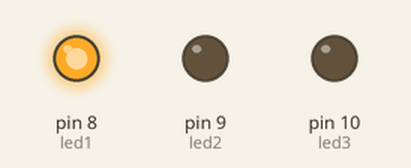
The sketch below on a simulated Arduino Uno, built with avr-gcc and run on an emulated ATmega328P. On the bench: output pins drawn as LEDs (lit = HIGH).

Above: at 0.2 s.
At 0.7 s:
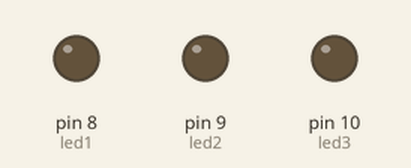
At 1.2 s:
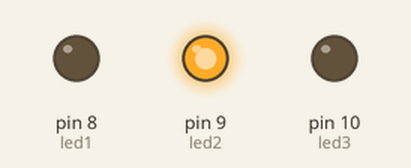
At 2.5 s:
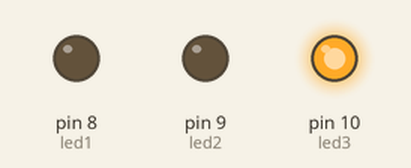
At 3.8 s:
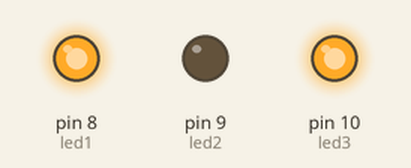
Timing chart, 0 to 4.1 s (numbered marks = the images above):
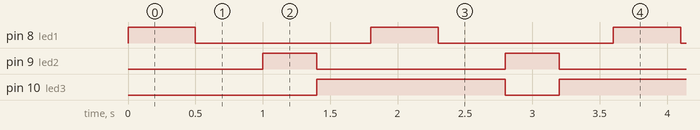

The sketch:

Guatemal_Katherine_SIMULACION_2.1_SE.pdsbak.ino
```cpp
/*
 * CAPÍTULO II: PUERTOS DIGITALES
 * CÓDIGO 1: Manejo de puertos configurados como salidas
 * OBJETIVO: Encender y apagar leds mediante el uso de diferentes tipos de variables
 * NOMBRE:Katherine Guatemal
 */
 //variables: númericas enteras (int), decimales (float), caracteres (chart)

#define led1 8          //uso de #define, es una variable que no se puede alterar su valor, no existe depuraciones
int led2 = 9   ;        // se puede considerar como una veriable normal, no es muy recomendable
const int led3 = 10  ;  // variable constante, es la recomendable

void setup() {
  pinMode(led1,OUTPUT); //declaro el pin 8 como salida
  pinMode(led2,OUTPUT); // declaro el pin 9 como salida
  pinMode(led3,OUTPUT); //declaro el pin 10 como salida
}

void loop() {
  digitalWrite(led1,HIGH);  //Envía 5V al pin8
  delay(500);               //Se detiene el microcontrolador por medio segundo
  digitalWrite(led1,LOW);   //Envía 0V al pin8
  delay(500);               //Se detiene el microcontrolador por medio segundo
  digitalWrite(led2,HIGH);  //Envía 5V al pin9
  digitalWrite(led3,LOW);   //Envía 0V al pin10
  delay(400);               //Se detiene el microcontrolador
  digitalWrite(led3,HIGH);  //Envía 5V al pin10
  digitalWrite(led2,LOW);   //Envía 0V al pin9
  delay(400);               //Se detiene el microcontrolador
}
```

Measured:
- by itself, pin 8 (led1): alternates HIGH for 0.50 s and LOW for 1.3 s
- by itself, pin 9 (led2): alternates HIGH for 0.40 s and LOW for 1.4 s
- by itself, pin 10 (led3): alternates HIGH for 1.4 s and LOW for 0.40 s
